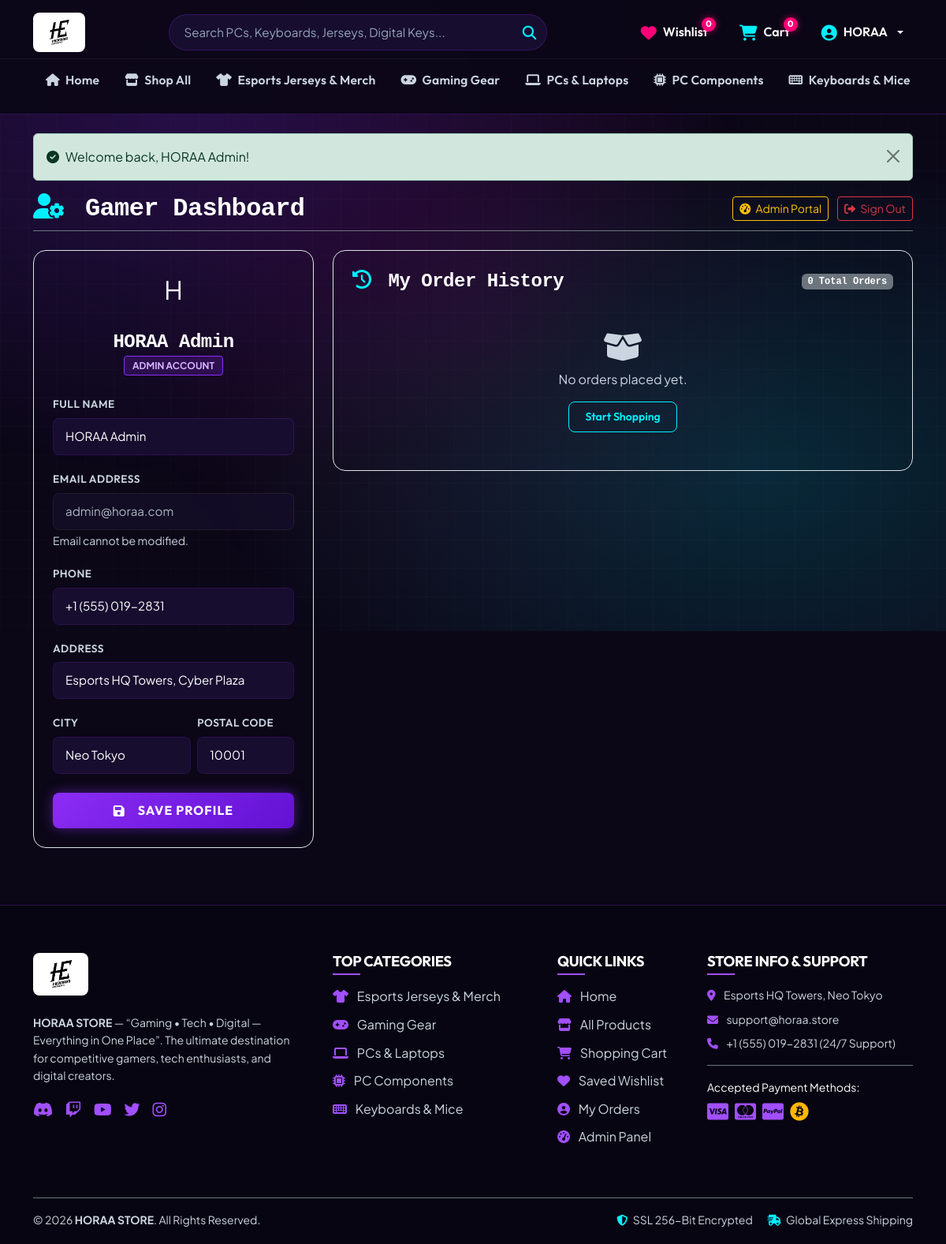
The app's page /profile.php (signed in) with its own data.
### tables this page shows
CREATE TABLE IF NOT EXISTS `users` (
  `id` INT AUTO_INCREMENT PRIMARY KEY,
  `name` VARCHAR(100) NOT NULL,
  `email` VARCHAR(150) NOT NULL UNIQUE,
  `password` VARCHAR(255) NOT NULL,
  `phone` VARCHAR(30) DEFAULT NULL,
  `address` TEXT DEFAULT NULL,
  `city` VARCHAR(100) DEFAULT NULL,
  `postal_code` VARCHAR(20) DEFAULT NULL,
  `role` ENUM('user', 'admin') DEFAULT 'user',
  `created_at` TIMESTAMP DEFAULT CURRENT_TIMESTAMP,
  `updated_at` TIMESTAMP DEFAULT CURRENT_TIMESTAMP ON UPDATE CURRENT_TIMESTAMP
);

CREATE TABLE IF NOT EXISTS `categories` (
  `id` INT AUTO_INCREMENT PRIMARY KEY,
  `name` VARCHAR(100) NOT NULL,
  `slug` VARCHAR(100) NOT NULL UNIQUE,
  `description` TEXT DEFAULT NULL,
  `icon` VARCHAR(50) DEFAULT 'fas fa-gamepad',
  `image` VARCHAR(255) DEFAULT NULL,
  `created_at` TIMESTAMP DEFAULT CURRENT_TIMESTAMP
);

### profile.php (the view, shortened to what the rows shown need)
<?php
require_once __DIR__ . '/includes/header.php';
$user = current_user();
?>
<div class="d-flex justify-content-between align-items-center mb-4 pb-2 border-bottom border-secondary">
    <h2 class="text-white mb-0 font-monospace">
        <i class="fas fa-user-gear text-cyan me-2"></i> Gamer Dashboard
    </h2>
</div>
<div class="row g-4 mb-5">
    <div class="col-lg-4">
        <div class="bg-card rounded-4 border border-cyan p-4">
            <div class="text-center mb-4">
                <div class="logo-icon mx-auto mb-2" style="width: 70px; height: 70px; font-size: 2rem;">
                    <?php echo strtoupper(substr($user['name'], 0, 1)); ?>
                </div>
                <h4 class="text-white mb-0 font-monospace"><?php echo sanitize($user['name']); ?></h4>
                <span class="badge-cyber"><?php echo strtoupper(sanitize($user['role'])); ?> ACCOUNT</span>
            </div>
            <form action="profile.php" method="POST">
                <div class="mb-3">
                    <label class="form-label-cyber">Full Name</label>
                    <input type="text" name="name" class="form-control form-control-cyber" required value="<?php echo sanitize($user['name']); ?>">
                </div>
                <div class="mb-3">
                    <label class="form-label-cyber">Email Address</label>
                    <input type="email" class="form-control form-control-cyber" disabled value="<?php echo sanitize($user['email']); ?>">
                    <small class="text-muted">Email cannot be modified.</small>
                </div>
                <div class="mb-3">
                    <label class="form-label-cyber">Phone</label>
                    <input type="text" name="phone" class="form-control form-control-cyber" value="<?php echo sanitize($user['phone']); ?>">
                </div>
                <div class="mb-3">
                    <label class="form-label-cyber">Address</label>
                    <input type="text" name="address" class="form-control form-control-cyber" value="<?php echo sanitize($user['address']); ?>">
                </div>
                <div class="row g-2 mb-4">
                    <div class="col-7">
                        <label class="form-label-cyber">City</label>
                        <input type="text" name="city" class="form-control form-control-cyber" value="<?php echo sanitize($user['city']); ?>">
                    </div>
                    <div class="col-5">
                        <label class="form-label-cyber">Postal Code</label>
                        <input type="text" name="postal_code" class="form-control form-control-cyber" value="<?php echo sanitize($user['postal_code']); ?>">
                    </div>
                </div>
            </form>
        </div>
    </div>
</div>
<?php require_once __DIR__ . '/includes/footer.php'; ?>

### includes/header.php (shortened to what the rows shown need)
<?php
require_once __DIR__ . '/functions.php';
$currentUser = current_user();
$cartCount = get_cart_count();
global $db;
$catStmt = $db->query("SELECT * FROM categories ORDER BY id ASC");
$navCategories = $catStmt->fetchAll();
$isOrderSuccessPage = (basename($_SERVER['PHP_SELF']) === 'order-success.php');
?>
<!DOCTYPE html>
<html lang="en">
<head>
    <link href="https://cdn.jsdelivr.net/npm/bootstrap@5.3.2/dist/css/bootstrap.min.css" rel="stylesheet">
    <link rel="stylesheet" href="https://cdnjs.cloudflare.com/ajax/libs/font-awesome/6.4.2/css/all.min.css">
    <link rel="stylesheet" href="<?php echo url('assets/css/style.css?v=' . time()); ?>">
</head>
<body class="<?php echo $isOrderSuccessPage ? 'bg-dark-confirmation' : ''; ?>">
<?php if ($isOrderSuccessPage): ?>
    <header class="py-2.5 px-3 border-bottom border-success border-opacity-25" style="background: #0f5132; box-shadow: 0 4px 20px rgba(0,0,0,0.4);">
        <div class="container-fluid container-xl d-flex align-items-center justify-content-between gap-3">
            <a href="index.php" class="d-flex align-items-center gap-2 text-white text-decoration-none fw-bold fs-4 font-monospace">
                <img src="https://horaaesports.com.np/images/HORAA-ESPORTSBlack.png" onerror="this.onerror=null;this.src='assets/images/horaa-logo.png';" alt="HORAA Esports" style="height: 30px; filter: brightness(0) invert(1); object-fit: contain;">
            </a>
            <div class="d-none d-md-flex align-items-center gap-4">
                <a href="index.php" class="text-white text-decoration-none small fw-semibold hover-opacity">Home</a>
                <a href="shop.php" class="text-white text-decoration-none small fw-semibold hover-opacity">Products</a>
                <a href="profile.php" class="text-white text-decoration-none small fw-semibold hover-opacity">My Orders</a>
            </div>
            <div class="d-none d-lg-flex align-items-center" style="max-width: 280px; width: 100%;">
                <form action="shop.php" method="GET" class="w-100 input-group input-group-sm">
                    <input type="text" name="search" class="form-control bg-dark text-white border-secondary border-opacity-50" placeholder="Search products..." style="background: rgba(0,0,0,0.3) !important;">
                    <button type="submit" class="btn btn-dark border-secondary border-opacity-50 text-white"><i class="fas fa-search"></i></button>
                </form>
            </div>
            <div class="d-flex align-items-center gap-3">
                <a href="cart.php" class="text-white text-decoration-none d-flex align-items-center gap-1 small fw-semibold">
                    <i class="fas fa-shopping-cart"></i> Cart
                    <span class="badge rounded-pill bg-success border border-light ms-1" style="font-size: 0.7rem;"><?php echo $cartCount; ?></span>
                </a>
                <div class="dropdown">
                    <button class="btn btn-sm text-white dropdown-toggle border-0 d-flex align-items-center gap-1 fw-semibold" type="button" data-bs-toggle="dropdown" style="background: rgba(0,0,0,0.2);">
                        <i class="fas fa-user-circle fs-6"></i>
                        <span><?php echo $currentUser ? sanitize(explode(' ', $currentUser['name'])[0]) : 'apioff-official'; ?></span>
                    </button>
                    <ul class="dropdown-menu dropdown-menu-dark dropdown-menu-end shadow">
                        <li><a class="dropdown-item" href="profile.php"><i class="fas fa-box me-2"></i> My Orders</a></li>
                        <li><a class="dropdown-item" href="shop.php"><i class="fas fa-store me-2"></i> Shop Products</a></li>
                        <li><hr class="dropdown-divider"></li>
                        <li><a class="dropdown-item text-danger" href="logout.php"><i class="fas fa-sign-out-alt me-2"></i> Sign Out</a></li>
                    </ul>
                </div>
            </div>
        </div>
    </header>
<?php else: ?>
    <header class="horaa-header py-3">
        <div class="container d-flex align-items-center justify-content-between gap-3">
            <div class="d-flex align-items-center gap-2 gap-md-3">
                <div class="dropdown">
                    <button class="nav-action-btn border-0 bg-transparent dropdown-toggle" type="button" data-bs-toggle="dropdown">
                        <i class="fas fa-user-circle fa-lg text-cyan"></i>
                        <span class="d-none d-lg-inline">
                            <?php echo $currentUser ? sanitize(explode(' ', $currentUser['name'])[0]) : 'Account'; ?>
                        </span>
                    </button>
                </div>
            </div>
        </div>
        <nav class="main-nav mt-2">
            <div class="container d-flex align-items-center justify-content-between overflow-x-auto text-nowrap">
                <a href="index.php" class="nav-link-custom <?php echo basename($_SERVER['PHP_SELF']) == 'index.php' ? 'active' : ''; ?>">
                    <i class="fas fa-house me-1"></i> Home
                </a>
                <a href="shop.php" class="nav-link-custom <?php echo basename($_SERVER['PHP_SELF']) == 'shop.php' && !isset($_GET['cat']) ? 'active' : ''; ?>">
                    <i class="fas fa-store me-1"></i> Shop All
                </a>
                <?php foreach (array_slice($navCategories, 0, 8) as $cat): ?>
                    <a href="shop.php?cat=<?php echo $cat['id']; ?>" class="nav-link-custom <?php echo (isset($_GET['cat']) && $_GET['cat'] == $cat['id']) ? 'active' : ''; ?>">
                        <i class="<?php echo sanitize($cat['icon']); ?> me-1"></i> <?php echo sanitize($cat['name']); ?>
                    </a>
                <?php endforeach; ?>
            </div>
        </nav>
    </header>
<?php endif; ?>
    <main class="flex-grow-1 py-4">
        <div class="container">

### includes/footer.php (shortened to what the rows shown need)
        </div>
    </main>
    <?php if (basename($_SERVER['PHP_SELF']) !== 'order-success.php'): ?>
    <footer class="horaa-footer">
        <div class="container">
            <div class="row g-4 mb-5">
                <div class="col-lg-3 col-md-6">
                    <ul class="footer-links">
                        <?php
                        global $db;
                        $footerCats = [];
                        if (isset($db)) {
                            try {
                                $fStmt = $db->query("SELECT id, name, icon FROM categories ORDER BY id ASC LIMIT 5");
                                if ($fStmt) $footerCats = $fStmt->fetchAll();
                            } catch (Exception $e) {}
                        }
                        ?>
                        <?php if (!empty($footerCats)): ?>
                            <?php foreach ($footerCats as $fCat): ?>
                                <li>
                                    <a href="<?php echo url('shop.php?cat=' . $fCat['id']); ?>">
                                        <i class="<?php echo sanitize($fCat['icon'] ?: 'fas fa-tag'); ?> text-purple me-2"></i>
                                        <?php echo sanitize($fCat['name']); ?>
                                    </a>
                                </li>
                            <?php endforeach; ?>
                        <?php endif; ?>
                    </ul>
                </div>
            </div>
        </div>
    </footer>
    <?php endif; ?>
</body>
</html>

### records on screen
users: name "HORAA", name "H", name "HORAA Admin", role "ADMIN", email "admin@horaa.com", phone "+1 (555) 019-2831", address "Esports HQ Towers, Cyber Plaza", city "Neo Tokyo", postal_code "10001"
categories: name "Esports Jerseys & Merch"
categories: name "Gaming Gear"
categories: name "PCs & Laptops"
categories: name "PC Components"
categories: name "Keyboards & Mice"

### other values on screen
$wishlistCount "0"
$cartCount "0"
$flash['message'] "Welcome back, HORAA Admin!"
count($userOrders) "0"
